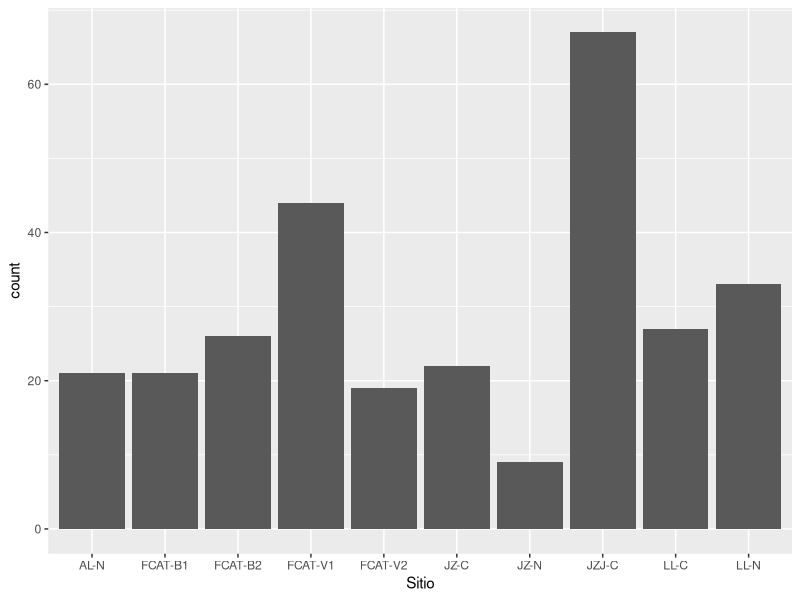

Here is the R script that generated this plot:
## ---- chunk 1
library(tidyverse)

ranas <- read_csv("data/ranas.csv")
## ---- chunk 2
ranas %>%
  filter(Recap == "N") %>%
  group_by(Sitio) %>%
  summarize(count = n_distinct(Numero)) %>%
  ggplot(aes(Sitio, count)) +
  geom_col()
